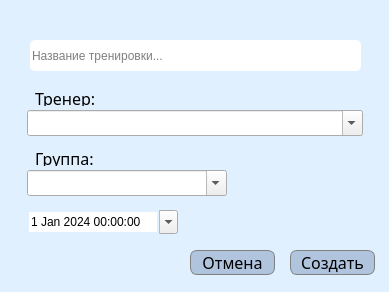
<?xml version="1.0" encoding="UTF-8"?>
<ui version="4.0">
 <class>Dialog</class>
 <widget class="QDialog" name="Dialog">
  <property name="geometry">
   <rect>
    <x>0</x>
    <y>0</y>
    <width>389</width>
    <height>292</height>
   </rect>
  </property>
  <property name="minimumSize">
   <size>
    <width>389</width>
    <height>292</height>
   </size>
  </property>
  <property name="maximumSize">
   <size>
    <width>389</width>
    <height>292</height>
   </size>
  </property>
  <property name="windowTitle">
   <string>Создание тренировки</string>
  </property>
  <property name="styleSheet">
   <string notr="true">#Dialog {
background-color: #e0f0ff
}</string>
  </property>
  <widget class="QLineEdit" name="lineEdit">
   <property name="geometry">
    <rect>
     <x>30</x>
     <y>40</y>
     <width>331</width>
     <height>31</height>
    </rect>
   </property>
   <property name="styleSheet">
    <string notr="true">#lineEdit {
background-color: #FFFFFF;
border-radius:5%;
}</string>
   </property>
   <property name="frame">
    <bool>true</bool>
   </property>
   <property name="dragEnabled">
    <bool>false</bool>
   </property>
   <property name="placeholderText">
    <string>Название тренировки...</string>
   </property>
  </widget>
  <widget class="QComboBox" name="comboBox">
   <property name="geometry">
    <rect>
     <x>27</x>
     <y>110</y>
     <width>336</width>
     <height>26</height>
    </rect>
   </property>
   <property name="editable">
    <bool>true</bool>
   </property>
   <property name="currentText">
    <string/>
   </property>
  </widget>
  <widget class="QComboBox" name="comboBox_2">
   <property name="geometry">
    <rect>
     <x>27</x>
     <y>170</y>
     <width>200</width>
     <height>26</height>
    </rect>
   </property>
   <property name="editable">
    <bool>true</bool>
   </property>
  </widget>
  <widget class="QLabel" name="label_2">
   <property name="geometry">
    <rect>
     <x>35</x>
     <y>90</y>
     <width>61</width>
     <height>16</height>
    </rect>
   </property>
   <property name="styleSheet">
    <string notr="true">#label_2 {
font-family: Avenir Next;
font-size: 16px;
}</string>
   </property>
   <property name="text">
    <string>Тренер:</string>
   </property>
  </widget>
  <widget class="QLabel" name="label_3">
   <property name="geometry">
    <rect>
     <x>35</x>
     <y>150</y>
     <width>61</width>
     <height>16</height>
    </rect>
   </property>
   <property name="styleSheet">
    <string notr="true">#label_3 {
font-family: Avenir Next;
font-size: 16px;
}</string>
   </property>
   <property name="text">
    <string>Группа:</string>
   </property>
  </widget>
  <widget class="QDateTimeEdit" name="dateTimeEdit">
   <property name="geometry">
    <rect>
     <x>27</x>
     <y>210</y>
     <width>151</width>
     <height>24</height>
    </rect>
   </property>
   <property name="wrapping">
    <bool>false</bool>
   </property>
   <property name="frame">
    <bool>false</bool>
   </property>
   <property name="readOnly">
    <bool>false</bool>
   </property>
   <property name="buttonSymbols">
    <enum>QAbstractSpinBox::UpDownArrows</enum>
   </property>
   <property name="specialValueText">
    <string/>
   </property>
   <property name="accelerated">
    <bool>false</bool>
   </property>
   <property name="showGroupSeparator" stdset="0">
    <bool>false</bool>
   </property>
   <property name="maximumDate">
    <date>
     <year>2026</year>
     <month>12</month>
     <day>31</day>
    </date>
   </property>
   <property name="minimumDate">
    <date>
     <year>2024</year>
     <month>1</month>
     <day>1</day>
    </date>
   </property>
   <property name="calendarPopup">
    <bool>true</bool>
   </property>
  </widget>
  <widget class="QPushButton" name="pushButton">
   <property name="geometry">
    <rect>
     <x>290</x>
     <y>250</y>
     <width>85</width>
     <height>25</height>
    </rect>
   </property>
   <property name="styleSheet">
    <string notr="true">#pushButton {
background-color: #b0c4de;
border-radius:7%;
border: 1px solid grey;
font-family: Avenir Next;
font-size: 16px;
}

#pushButton:hover {
background-color: #71bc78
}</string>
   </property>
   <property name="text">
    <string>Создать</string>
   </property>
  </widget>
  <widget class="QPushButton" name="pushButton_2">
   <property name="geometry">
    <rect>
     <x>190</x>
     <y>250</y>
     <width>85</width>
     <height>25</height>
    </rect>
   </property>
   <property name="styleSheet">
    <string notr="true">#pushButton_2 {
background-color: #b0c4de;
border-radius:7%;
border: 1px solid grey;
font-family: Avenir Next;
font-size: 16px;
}

#pushButton_2:hover {
background-color: #9db1cc
}</string>
   </property>
   <property name="text">
    <string>Отмена</string>
   </property>
  </widget>
 </widget>
 <resources/>
 <connections/>
</ui>
